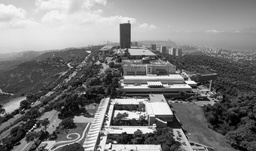
#> input picture Q2/UoH.jpg, 256 x 151 px, shrunk from 850 x 500 before the run
$ python sift_detection.py
#> lines starting #> are read from the running program, lines starting #| are printed output that depends on the picture
# imports
import cv2 as cv
import random
import numpy as np
import math
import time
import sys
from matplotlib import pyplot as plt


def find_matches_by_ratio(distances):
    results = []
    for x in range(distances.shape[0]):
        best, second_best = sys.maxsize, sys.maxsize
        best_index, second_best_index = (-1, -1), (-1, -1)
        for y in range(distances.shape[1]):
            if distances[x, y] <= best:
                second_best = best
                second_best_index = best_index
                best = distances[x, y]
                best_index = (x, y)
            elif distances[x, y] <= second_best:
                second_best = distances[x, y]
                second_best_index = (x, y)
        results.append((best_index, second_best_index))
    return results


def check_matches_ratio(matches, distances):
    result = []
    for match in matches:
        if distances[match[0][0], match[0][1]] < 0.8 * distances[match[1][0], match[1][1]]:
            result.append(match[0])
    return result


def check_matches_bidirectional(vec1, vec2):
    results = []
    for x in range(vec1.shape[0]):
        best = sys.maxsize
        best_index = (-1, -1)
        for y in range(vec2.shape[0]):
            distance = np.linalg.norm(vec1[x] - vec2[y])
            if distance <= best:
                best = distance
                best_index = (x, y)
        results.append(best_index)
    return results


def find_final_bidirectional_matches(bidirectional_matches1, bidirectional_matches2, kp1, kp2):
    first_matches = []
    second_matches = []
    result = []
    # take points of first match
    for match in bidirectional_matches1:
        p1 = kp1[match[0]].pt
        p2 = kp2[match[1]].pt
        first_matches.append((p1, p2, match))
    # take points of second match
    for match in bidirectional_matches2:
        p1 = kp2[match[0]].pt
        p2 = kp1[match[1]].pt
        second_matches.append((p1, p2))
    # to take matches that they are in both lists
    for p1, p2, match in first_matches:
        if (p2, p1) in second_matches:
            result.append(match)
    return result


def draw_matching_points(kp1, kp2, image1, image2, matches):
    """
    :param kp2: real points for image 2 feature pixles (vector)
    :param kp1: real points for image 1 feature pixles (vector)
    :param image1: source image
    :param image2: target image
    :param matches: a tuple of all matched description vector need to draw line between pixels
    :return: concatenate image(image1+image2) with lines between points
    """
    #random_samples_points = random.sample(matches, 75)
    random_samples_points = matches
    concatenate_image = np.concatenate((image1, image2), axis=1)
    image2_start_index = image1.shape[1]
    for point in random_samples_points:
        random_number1 = random.randint(0, 255)
        random_number2 = random.randint(0, 255)
        random_number3 = random.randint(0, 255)
        color = (random_number1, random_number2, random_number3)
        p1 = kp1[point[0]].pt
        p2 = kp2[point[1]].pt
        start_line_point = (int(p1[0]), int(p1[1]))
        finish_line_point = (int(image2_start_index+p2[0]), int(p2[1]))
        concatenate_image = cv.line(concatenate_image, start_line_point, finish_line_point, color, 2)
    return concatenate_image


def draw_key_points(image, kp):
    """

    :param image:
    :param kp:
    :return:
    """
    for KeyPoint in kp:
        random_number1 = random.randint(0, 255)
        random_number2 = random.randint(0, 255)
        random_number3 = random.randint(0, 255)
        color = (random_number1, random_number2, random_number3)
        start_point = KeyPoint.pt
        start_point = (int(start_point[0]), int(start_point[1]))
        size = KeyPoint.size
        angle = KeyPoint.angle
        end_point = (int(start_point[0] + math.cos(math.radians(angle))*size), int(start_point[1] + math.sin(math.radians(angle))*size))
        image = cv.arrowedLine(image, start_point, end_point, color, 1)
        radius = int(math.sqrt((end_point[0] - start_point[0])**2 + (end_point[1] - start_point[1])**2))
        image = cv.circle(image, start_point, radius, color, 1)


def main_function():
    print("Program starting ...    Q2")
    imgUoH = cv.imread('Q2/UoH.jpg')
#> imgUoH is the input picture: shape (151, 256, 3); min 0, max 255, mean 123.7
    pair_imgA = cv.imread('Q2/pair1_imageA.jpg')
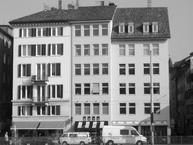
#> input picture Q2/pair1_imageA.jpg, 193 x 145 px, shrunk from 640 x 480 before the run
#> pair_imgA is the input picture: shape (145, 193, 3); min 3, max 255, mean 132.1
    pair_imgB = cv.imread('Q2/pair1_imageB.jpg')
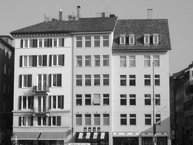
#> input picture Q2/pair1_imageB.jpg, 193 x 145 px, shrunk from 640 x 480 before the run
#> pair_imgB is the input picture: shape (145, 193, 3); min 2, max 255, mean 135

    '-------------finds key points by SIFT algorithm-------------'
    sift_detector = cv.SIFT_create()
    key_pts = sift_detector.detect(imgUoH, None)
#> key_pts = 406 keypoints; strongest (x, y, size): (130, 130, 5.8), (145, 130, 5.6), (193, 82, 2.4), (133, 115, 5.9)
    kp1, descriptor_vec1 = sift_detector.detectAndCompute(pair_imgA, None)
#> kp1 = 503 keypoints; strongest (x, y, size): (106, 123, 3), (122, 91, 4.2), (132, 91, 4.2), (132, 72, 4.1)
    kp2, descriptor_vec2 = sift_detector.detectAndCompute(pair_imgB, None)
#> kp2 = 476 keypoints; strongest (x, y, size): (123, 102, 4.2), (133, 102, 4.2), (132, 83, 4.1), (102, 136, 3)

    distance_between_descriptors = np.zeros((descriptor_vec1.shape[0], descriptor_vec2.shape[0]))
    for i in range(descriptor_vec1.shape[0]):
        for j in range(descriptor_vec2.shape[0]):
            distance_between_descriptors[i, j] = np.linalg.norm(descriptor_vec1[i] - descriptor_vec2[j])
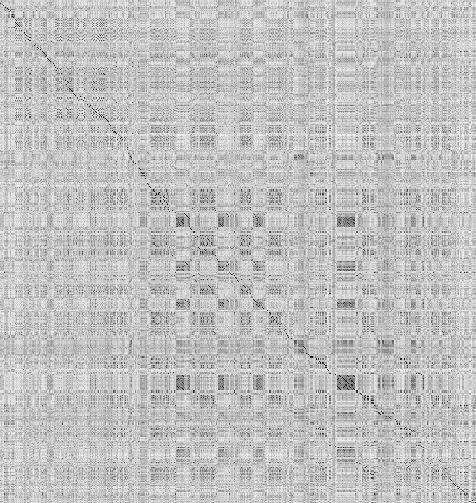
#> distance_between_descriptors: shape (503, 476) float64; min 12.92, max 690.6, mean 526.7; drawn with min black and max white

    # find ratio matches
    matches = find_matches_by_ratio(distance_between_descriptors)
#> after the loop in find_matches_by_ratio, `for x in range(distances.shape[0]):`: results = 503 items
#> matches = 503 items
    higher_than_ratio_matches = check_matches_ratio(matches, distance_between_descriptors)
#> the loop in check_matches_ratio, `for match in matches:` made 503 passes
#> match on passes 1 to 3: ((0, 396), (0, 138)), ((1, 138), (1, 396)), ((2, 288), (2, 360))
#> after the loop in check_matches_ratio, `for match in matches:`: result = 280 pairs, first value 3 to 502, second value 0 to 475
#> higher_than_ratio_matches has the same summary as result in check_matches_ratio


    # find bidirectional matches
    bidirectional_matches1 = check_matches_bidirectional(descriptor_vec1, descriptor_vec2)
#> after the loop in check_matches_bidirectional, `for x in range(vec1.shape[0]):`: results = 503 pairs, first value 0 to 502, second value 0 to 475
#> bidirectional_matches1 has the same summary as results in check_matches_bidirectional
    bidirectional_matches2 = check_matches_bidirectional(descriptor_vec2, descriptor_vec1)
#> bidirectional_matches2 = 476 pairs, first value 0 to 475, second value 3 to 502
    final_matches_bidirectional = find_final_bidirectional_matches(bidirectional_matches1, bidirectional_matches2, kp1, kp2)
#> the loop in find_final_bidirectional_matches, `for match in bidirectional_matches1:` made 503 passes
#> (match, p1, p2) on passes 1 to 3: ((0, 396), (2.58, 27.93), (143.4, 134.6)), ((1, 138), (3.88, 28.49), (71.55, 19.87)), ((2, 288), (6.09, 135.6), (111.4, 36.21))
#> after the loop in find_final_bidirectional_matches, `for match in bidirectional_matches1:`: first_matches = 503 items
#> the loop in find_final_bidirectional_matches, `for match in bidirectional_matches2:` made 476 passes
#> (match, p1, p2) on passes 1 to 3: ((0, 3), (9.1, 40.18), (8.92, 29.65)), ((1, 151), (9.3, 41.37), (63.93, 119.5)), ((2, 4), (9.59, 52.59), (9.2, 42.14))
#> the loop in find_final_bidirectional_matches, `for p1, p2, match in first_matches:` made 503 passes
#> (p1, p2, match) on passes 1 to 3: ((2.58, 27.93), (143.4, 134.6), (0, 396)), ((3.88, 28.49), (71.55, 19.87), (1, 138)), ((6.09, 135.6), (111.4, 36.21), (2, 288))

    print(len(final_matches_bidirectional))
#| 303
    print(len(higher_than_ratio_matches))
#| 280
    # draw both matching and keypoints
    '-------------draw Key points-------------'
    draw_key_points(imgUoH, key_pts)
#> the loop in draw_key_points, `for KeyPoint in kp:` made 406 passes
#> KeyPoint on passes 1 to 3: keypoint at (3.5, 139.6), size 2, keypoint at (3.6, 109.9), size 1.8, keypoint at (5.1, 129.1), size 2.3
#> after the loop in draw_key_points, `for KeyPoint in kp:`:
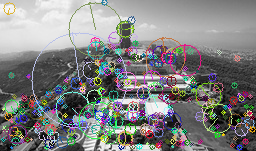
#> image: shape (151, 256, 3); mean B, G, R 128.3, 128.6, 128
    cv.imshow("image UoH with keypoints", imgUoH)
    draw_key_points(pair_imgA, kp1)
#> the loop in draw_key_points (call 2), `for KeyPoint in kp:` made 503 passes
#> KeyPoint on passes 1 to 3: keypoint at (2.6, 27.9), size 1.9, keypoint at (3.9, 28.5), size 2.3, keypoint at (6.1, 135.6), size 2
#> after the loop in draw_key_points (call 2), `for KeyPoint in kp:`:
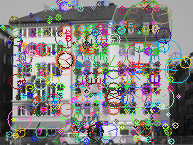
#> image: shape (145, 193, 3); mean B, G, R 126.5, 128, 128.6
    cv.imshow("image imageA with key points", pair_imgA)
    draw_key_points(pair_imgB, kp2)
    cv.imshow("image imageB with key points", pair_imgB)
    cv.waitKey(0)
    cv.destroyAllWindows()
    '-------------draw matching points-------------'
    final_image_1 = draw_matching_points(kp1, kp2, pair_imgA, pair_imgB, higher_than_ratio_matches)
#> the loop in draw_matching_points, `for point in random_samples_points:` made 280 passes
#> point on passes 1 to 3: (3, 0), (5, 3), (7, 5)
    plt.imshow(final_image_1)
    plt.title('Pair1 Image In ratio test'), plt.xticks([]), plt.yticks([])
    plt.show()
    final_image_2 = draw_matching_points(kp1, kp2, pair_imgA, pair_imgB, final_matches_bidirectional)
#> the loop in draw_matching_points (call 2), `for point in random_samples_points:` made 303 passes
#> point on passes 1 to 3: (3, 0), (4, 2), (5, 3)
#> pass 1, in draw_matching_points (call 2), `concatenate_image = cv.line(concatenate_image, start_line_point, finis..`:
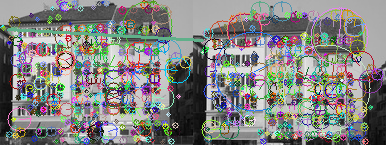
#> concatenate_image: shape (145, 386, 3); mean B, G, R 128.6, 130.6, 130
#> after the loop in draw_matching_points (call 2), `for point in random_samples_points:`:
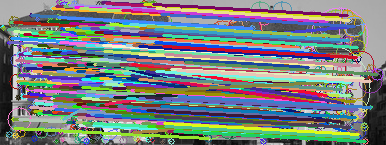
#> concatenate_image: shape (145, 386, 3); mean B, G, R 127.9, 127.8, 120.2
    plt.imshow(final_image_2)
    plt.title('Pair1 Image In bidirectional matches'), plt.xticks([]), plt.yticks([])
    plt.show()


main_function()
